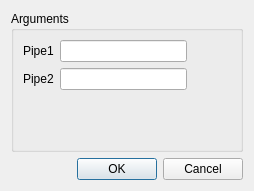
<?xml version="1.0" encoding="UTF-8"?>
<ui version="4.0">
 <class>MakePipesDialog</class>
 <widget class="QDialog" name="MakePipesDialog">
  <property name="geometry">
   <rect>
    <x>0</x>
    <y>0</y>
    <width>254</width>
    <height>191</height>
   </rect>
  </property>
  <property name="windowTitle">
   <string>MakePipes</string>
  </property>
  <layout class="QVBoxLayout" name="verticalLayout_3">
   <item>
    <widget class="QGroupBox" name="groupBox">
     <property name="title">
      <string>Arguments</string>
     </property>
     <layout class="QFormLayout" name="formLayout">
      <property name="fieldGrowthPolicy">
       <enum>QFormLayout::ExpandingFieldsGrow</enum>
      </property>
      <item row="0" column="0">
       <widget class="QLabel" name="label">
        <property name="text">
         <string>Pipe1</string>
        </property>
       </widget>
      </item>
      <item row="0" column="1">
       <widget class="QLineEdit" name="pipe1_le">
        <property name="maximumSize">
         <size>
          <width>127</width>
          <height>16777215</height>
         </size>
        </property>
       </widget>
      </item>
      <item row="1" column="0">
       <widget class="QLabel" name="label_2">
        <property name="text">
         <string>Pipe2</string>
        </property>
       </widget>
      </item>
      <item row="1" column="1">
       <widget class="QLineEdit" name="pipe2_le">
        <property name="maximumSize">
         <size>
          <width>127</width>
          <height>16777215</height>
         </size>
        </property>
       </widget>
      </item>
     </layout>
    </widget>
   </item>
   <item>
    <widget class="QDialogButtonBox" name="buttonBox">
     <property name="orientation">
      <enum>Qt::Horizontal</enum>
     </property>
     <property name="standardButtons">
      <set>QDialogButtonBox::Cancel|QDialogButtonBox::Ok</set>
     </property>
    </widget>
   </item>
  </layout>
 </widget>
 <resources/>
 <connections>
  <connection>
   <sender>buttonBox</sender>
   <signal>accepted()</signal>
   <receiver>MakePipesDialog</receiver>
   <slot>accept()</slot>
   <hints>
    <hint type="sourcelabel">
     <x>403</x>
     <y>725</y>
    </hint>
    <hint type="destinationlabel">
     <x>157</x>
     <y>274</y>
    </hint>
   </hints>
  </connection>
  <connection>
   <sender>buttonBox</sender>
   <signal>rejected()</signal>
   <receiver>MakePipesDialog</receiver>
   <slot>reject()</slot>
   <hints>
    <hint type="sourcelabel">
     <x>403</x>
     <y>725</y>
    </hint>
    <hint type="destinationlabel">
     <x>286</x>
     <y>274</y>
    </hint>
   </hints>
  </connection>
 </connections>
</ui>
